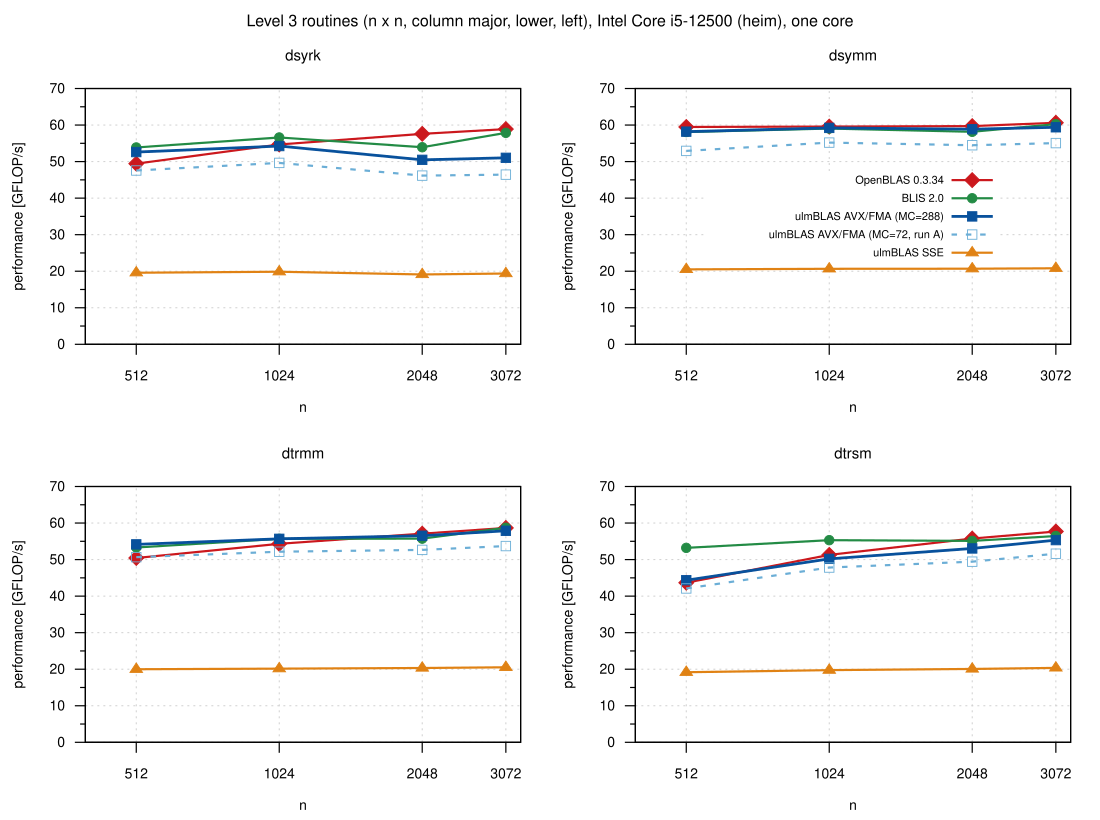

The gnuplot source for this figure:
load "_style.gp"
set terminal svg size 1100,820 dynamic enhanced font "Helvetica,14" background rgb "white"
set output "level3.svg"
set xrange [400:3300]
set yrange [0:70]
set logscale x 2
set xtics (512, 1024, 2048, 3072)
set multiplot layout 2,2 title "Level 3 routines (n x n, column major, lower, left), Intel Core i5-12500 (heim), one core" font ",16"
do for [r in "dsyrk dsymm dtrmm dtrsm"] {
    if (r eq "dsymm") {
        set key inside center center vertical font ",11" spacing 1.1 nobox
    } else {
        set key off
    }
    set title sprintf("%s", r) font ",15"
    set xlabel "n"
    set ylabel "performance [GFLOP/s]"
    plot S."level3_".r.".csv" using "n":"openblas"      with linespoints ls 6 title "OpenBLAS 0.3.34", \
         ""                   using "n":"blis"          with linespoints ls 5 title "BLIS 2.0", \
         ""                   using "n":"avx_mc288"     with linespoints ls 4 title "ulmBLAS AVX/FMA (MC=288)", \
         ""                   using "n":"runA_avx_mc72" with linespoints ls 3 title "ulmBLAS AVX/FMA (MC=72, run A)", \
         ""                   using "n":"sse_mc384"     with linespoints ls 2 title "ulmBLAS SSE"
}
unset multiplot
